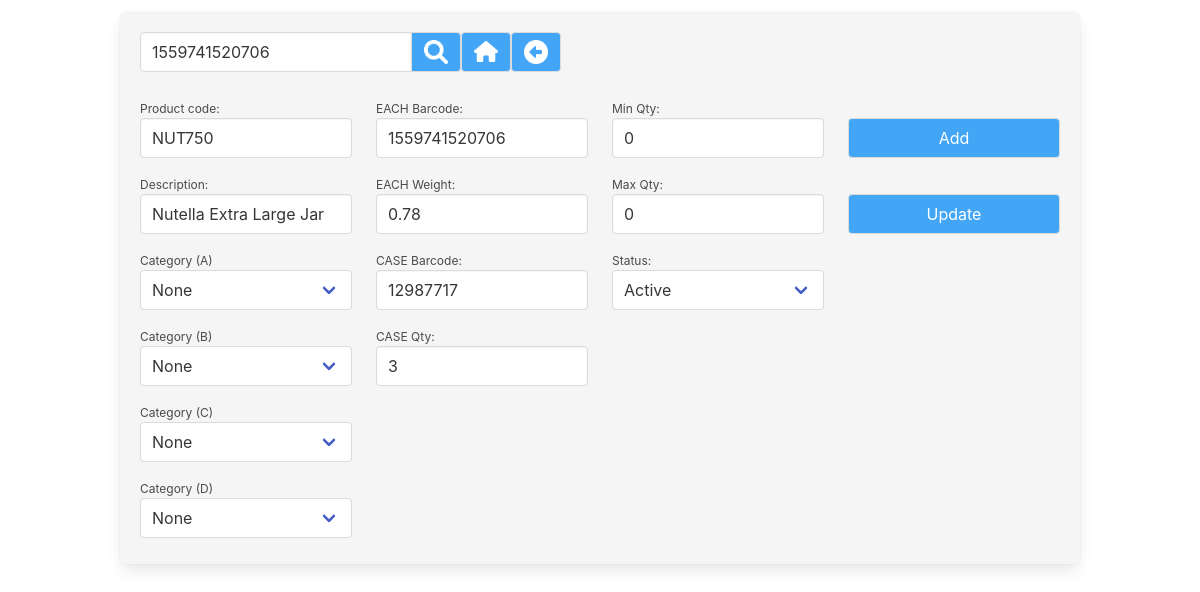
The page /geb_view_mgr_products.php?product=1559741520706 (signed in) on the database its author committed.
### tables this page shows
CREATE TABLE "geb_product" (
	"prod_pkey"	INTEGER,
	"prod_code"	TEXT,
	"prod_desc"	TEXT,
	"prod_category_a"	INTEGER DEFAULT 0,
	"prod_category_b"	INTEGER DEFAULT 0,
	"prod_category_c"	INTEGER DEFAULT 0,
	"prod_category_d"	INTEGER DEFAULT 0,
	"prod_mimic"	INTEGER DEFAULT 0,
	"prod_each_barcode"	TEXT,
	"prod_each_barcode_mimic"	TEXT,
	"prod_each_weight"	TEXT,
	"prod_case_barcode"	INTEGER,
	"prod_case_barcode_mimic"	NUMERIC,
	"prod_case_qty"	REAL DEFAULT 0,
	"prod_case_qty_mimic"	TEXT DEFAULT 0,
	"prod_min_qty"	INTEGER DEFAULT 0,
	"prod_max_qty"	INTEGER DEFAULT 0,
	"prod_disabled"	INTEGER DEFAULT 0,
	PRIMARY KEY("prod_pkey" AUTOINCREMENT)
);

### lib_login.php (called while the page is built, shortened)
<?php
class Login
{
	private $user_is_logged_in = false;
	public function is_session_started()
	{
		if (php_sapi_name() !== 'cli' )
		{
			if ( version_compare(phpversion(), '5.4.0', '>=') )
			{
				return session_status() === PHP_SESSION_ACTIVE ? TRUE : FALSE;
			}
		}
		return FALSE;
	}
	private function loginWithSessionData()
	{
		$this->user_is_logged_in = true;
	}
	public function isUserLoggedIn()
	{
		return $this->user_is_logged_in;
	}
}

### geb_view_mgr_products.php (the view, shortened to what this page needs)
<?php
require_once('lib_login.php');
$login = new Login();
if ($login->isUserLoggedIn() == true)
{
	require_once('lib_system.php');
	if (is_it_enabled($_SESSION['menu_mgr_products']))
	{
		require_once("lib_db_conn.php");
		$product_or_barcode		=	"";
		if (isset($_GET["product"]))
		{
			$product_or_barcode		=	trim($_GET["product"]);
		}
?>
<!DOCTYPE html>
<html lang="en">
<head>
	<link rel="stylesheet" href="css/bulma.css">
	<link rel="stylesheet" href="css/custom.css">
</head>
<body>
<?php
		echo '<div class="blank_space_12px"></div>';
		echo '<section class="section is-paddingless">';
		echo	'<div class="container box has-background-light">';
		$page_form	=	'';
		$page_form	.=	'<form action="geb_view_mgr_products.php" name="product_form" id="product_form" method="get">';
			$page_form	.=	'<div class="field has-addons">';
				$page_form	.=	'<p class="control">';
				$page_form	.=		'<input class="input" type="text" id="product" name="product" placeholder="' . $mylang['product_code'] . '" value="' . $product_or_barcode . '">';
				$page_form	.=	'</p>';
				$page_form	.=	'<p class="control">';
				$page_form	.=		'<button class="button manager_class iconSearch" style="width:50px;" type="submit"></button>';
				$page_form	.=	'</p>';
			$page_form	.=	'</div>';
		$page_form	.=	'</form>';
		$page_form	.=	'<p class="control">';
		$menu_link	=	"'index.php'";
		$page_form	.=		'<button class="button manager_class iconHome" style="width:50px;" onClick="open_link(' . $menu_link . ');"></button>';
		$page_form	.=	'</p>';
		$page_form	.=	'<p class="control">';
		$page_form	.=		'<button class="button manager_class iconBackArrow" style="width:50px;" onClick="goBack();"></button>';
		$page_form	.=	'</p>';
				echo '<nav class="level">
					<div class="level-left">
					<div class="level-item">
				' . $page_form . '
					</div>
					</div>
				</nav>';
	try
	{
		$is_barcode	=	false;
		if (is_numeric($product_or_barcode))	{	$is_barcode	=	true;	}
		$sql	=	'
			SELECT
			*
			FROM
			geb_product
			WHERE
		';
		if ($is_barcode)
		{
			$sql	.=	' prod_each_barcode = :iprod_each_bar OR prod_case_barcode = :iprod_case_bar ';
		}
		else
		{
			$sql	.=	' prod_code = :iprod_code ';
		}
		$columns_html	=	'';
		$prod_pkey			=	0;
		$prod_code			=	"";
		$prod_desc			=	"";
		$prod_category_a	=	0;
		$prod_category_b	=	0;
		$prod_category_c	=	0;
		$prod_category_d	=	0;
		$prod_each_barcode	=	"";
		$prod_each_weight	=	"";
		$prod_case_barcode	=	"";
		$prod_case_qty		=	0;
		$prod_min_qty		=	0;
		$prod_max_qty		=	0;
		$prod_disabled		=	0;
		$category_arr		=	array();
		if ($stmt = $db->prepare($sql))
		{
			if ($is_barcode)
			{
				$stmt->bindValue(':iprod_each_bar',	$product_or_barcode,	PDO::PARAM_STR);
				$stmt->bindValue(':iprod_case_bar',	$product_or_barcode,	PDO::PARAM_STR);
			}
			else
			{
				$stmt->bindValue(':iprod_code',	$product_or_barcode,		PDO::PARAM_STR);
			}
			$stmt->execute();
			while($row = $stmt->fetch(PDO::FETCH_ASSOC))
			{
				$prod_pkey				=	leave_numbers_only($row['prod_pkey']);
				$prod_code				=	trim($row['prod_code']);
				$prod_desc				=	trim($row['prod_desc']);
				$prod_category_a		=	leave_numbers_only($row['prod_category_a']);
				$prod_category_b		=	leave_numbers_only($row['prod_category_b']);
				$prod_category_c		=	leave_numbers_only($row['prod_category_c']);
				$prod_category_d		=	leave_numbers_only($row['prod_category_d']);
				$prod_each_barcode		=	trim($row['prod_each_barcode']);
				$prod_each_weight		=	trim($row['prod_each_weight']);
				$prod_case_barcode		=	trim($row['prod_case_barcode']);
				$prod_case_qty			=	leave_numbers_only($row['prod_case_qty']);
				$prod_min_qty			=	leave_numbers_only($row['prod_min_qty']);
				$prod_max_qty			=	leave_numbers_only($row['prod_max_qty']);
				$prod_disabled			=	leave_numbers_only($row['prod_disabled']);
			}
			$sql	=	'
					SELECT
					cat_a_pkey,
					cat_a_name,
					cat_b_pkey,
					cat_b_name,
					cat_b_a_level,
					cat_c_pkey,
					cat_c_name,
					cat_c_b_level,
					cat_d_pkey,
					cat_d_name,
					cat_d_c_level
					FROM geb_category_a
					LEFT JOIN geb_category_b ON geb_category_a.cat_a_pkey = geb_category_b.cat_b_a_level
					LEFT JOIN geb_category_c ON geb_category_b.cat_b_pkey = geb_category_c.cat_c_b_level
					LEFT JOIN geb_category_d ON geb_category_c.cat_c_pkey = geb_category_d.cat_d_c_level
			';
			if ($stmt = $db->prepare($sql))
			{
				$stmt->execute();
				while($row = $stmt->fetch(PDO::FETCH_ASSOC))
				{
					$category_arr[]	=	$row;
				}
			}
			$category_A_options = [];
			$category_B_options = [];
			$category_C_options = [];
			$category_D_options = [];
			foreach ($category_arr as $category)
			{
				$category_A_options[$category['cat_a_pkey']] = $category['cat_a_name'];
			}
			$category_a_html	=	generate_select_options($category_A_options, leave_numbers_only($prod_category_a), $mylang['none']);
			$category_b_html	=	generate_select_options($category_B_options, leave_numbers_only($prod_category_b), $mylang['none']);
			$category_c_html	=	generate_select_options($category_C_options, leave_numbers_only($prod_category_c), $mylang['none']);
			$category_d_html	=	generate_select_options($category_D_options, leave_numbers_only($prod_category_d), $mylang['none']);
			$columns_html	.=	'<div class="columns">';
			$columns_html	.=	'<div class="column is-3">';
			$status_options =
			[
				0 => $mylang['active'],
				1 => $mylang['disabled'],
			];
			$status_html = '';
			foreach ($status_options as $value => $label)
			{
				$selected = ($prod_disabled == $value) ? ' selected' : '';
				$status_html .= '"<option value="' . $value . '" ' . $selected . '>' . $label . ' </option>"';
			}
			$details_html	=	'
<div class="field" style="'. $box_size_str .'">
	<p class="help">' . $mylang['product_code'] . ':</p>
	<div class="control">
		<input id="id_product_code" class="input is-normal" type="text" placeholder="e.g. CLSPMRD" value="'. $prod_code .'" name="id_product_code" required>
	</div>
</div>
<div class="field" style="'. $box_size_str .'">
	<p class="help">' . $mylang['description'] . ':</p>
	<div class="control">
		<input id="id_product_description" class="input is-normal" type="text" placeholder="Collection Sports Medium Red" value="'. $prod_desc . '" name="id_product_description">
	</div>
</div>
<div class="field" style="' . $box_size_str . '">
	<p class="help">' .	$mylang['category'] . ' (A)</p>
	<div class="field is-narrow">
	  <div class="control">
		<div class="select is-fullwidth">
			<select id="id_category_a">' . $category_a_html . '
			</select>
		</div>
	  </div>
	</div>
</div>
<div class="field" style="' . $box_size_str . '">
	<p class="help">' .	$mylang['category'] . ' (B)</p>
	<div class="field is-narrow">
	  <div class="control">
		<div class="select is-fullwidth">
			<select id="id_category_b">' . $category_b_html . '
			</select>
		</div>
	  </div>
	</div>
</div>
<div class="field" style="' . $box_size_str . '">
	<p class="help">' .	$mylang['category'] . ' (C)</p>
	<div class="field is-narrow">
	  <div class="control">
		<div class="select is-fullwidth">
			<select id="id_category_c">' . $category_c_html . '
			</select>
		</div>
	  </div>
	</div>
</div>
<div class="field" style="' . $box_size_str . '">
	<p class="help">' .	$mylang['category'] . ' (D)</p>
	<div class="field is-narrow">
	  <div class="control">
		<div class="select is-fullwidth">
			<select id="id_category_d">' . $category_d_html . '
			</select>
		</div>
	  </div>
	</div>
</div>
';
			$columns_html	.=	$details_html;
			$columns_html	.=	'</div>';
			$columns_html	.=	'<div class="column is-3">';
			$details_html	=	'
<div class="field" style="'. $box_size_str .'">
	<p class="help">' . $mylang['each_barcode'] . ':</p>
	<div class="control">
		<input id="id_each_barcode" class="input is-normal" type="text" placeholder="87341285732154" value="'. $prod_each_barcode .'" name="id_each_barcode">
	</div>
</div>
<div class="field" style="'. $box_size_str .'">
	<p class="help">' . $mylang['each_weight'] . ':	</p>
	<div class="control">
		<input id="id_each_weight" class="input is-normal" type="text" placeholder="4.25" value="'. $prod_each_weight . '" name="id_each_weight">
	</div>
</div>
<div class="field" style="'. $box_size_str .'">
	<p class="help">' . $mylang['case_barcode'] . ':</p>
	<div class="control">
		<input id="id_case_barcode" class="input is-normal" type="text" placeholder="51682361869185" value="'. $prod_case_barcode. '" name="id_case_barcode">
	</div>
</div>
<div class="field" style="'. $box_size_str .'">
	<p class="help">' . $mylang['case_qty'] . ':</p>
	<div class="control">
		<input id="id_case_qty" class="input is-normal" type="text" placeholder="12" value="'. $prod_case_qty. '" name="id_case_qty">
	</div>
</div>';
			$columns_html	.=	$details_html;
			$details_html	=	"";
			$columns_html	.=	'</div>';
			$columns_html	.=	'<div class="column is-3">';
			$columns_html	.=	'
<div class="field" style="'. $box_size_str .'">
	<p class="help">' . $mylang['min_qty'] . ':</p>
	<div class="control">
		<input id="id_min_qty" class="input is-normal" type="text" placeholder="20" value="'. $prod_min_qty . '" name="id_min_qty">
	</div>
</div>
<div class="field" style="'. $box_size_str .'">
	<p class="help">' . $mylang['max_qty'] . ':</p>
	<div class="control">
		<input id="id_max_qty" class="input is-normal" type="text" placeholder="100" value="'. $prod_max_qty . '" name="id_max_qty">
	</div>
</div>
<div class="field" style="'. $box_size_str .'">
	<p class="help">' . $mylang['status'] . ':</p>
	<div class="field is-narrow">
	  <div class="control">
		<div class="select is-fullwidth">
			<select id="id_disabled" name="id_disabled">' . $status_html . '
			</select>
		</div>
	  </div>
	</div>
</div>
';
			$columns_html	.=	'</div>';
			$columns_html	.=	'<div class="column is-3">';
if (can_user_add($_SESSION['menu_mgr_products']))
{
	$details_html	.=	'
	<div class="field" style="'. $box_size_str .'">
		<p class="help">&nbsp;</p>
		<div class="control">
			<button class="button manager_class is-fullwidth"  onclick="add_product();">' . $mylang['add'] . '</button>
		</div>
	</div>';
}
if (can_user_update($_SESSION['menu_mgr_products']))
{
	$details_html	.=	'
	<div class="field" style="'. $box_size_str .'">
		<p class="help">&nbsp;</p>
		<div class="control">
			<button class="button manager_class is-fullwidth"  onclick="update_product();">' . $mylang['update'] . '</button>
		</div>
	</div>';
}
$details_html	.=	'
<div class="field" style="'. $box_size_str .'">
	<p class="help">&nbsp;</p>
	<div class="control">
		<input id="id_hidden" class="input is-normal" type="hidden" value="' . $prod_pkey . '">
	</div>
</div>';
			$columns_html	.=	$details_html;
			$columns_html	.=	'</div>';
			$columns_html	.=	'</div>';
			echo	$columns_html;
		}
		else
		{
			echo 'Details Query Failed!';
		}
	}
	catch(PDOException $e)
	{
		print_message(1, $e->getMessage());
	}
		echo '</div>';
	echo '</section>';
	}
	else
	{
		include('not_logged_in.php');
	}
}
else
{
    include('not_logged_in.php');
}
?>
</body>
</html>

### css/custom.css (style rules this page uses)
.manager_class { background-color: #42A5F5; color: white; }
.blank_space_12px { display: block; height: 12px; }
.iconBackArrow { background-image: url(../images/icon_back.png); background-repeat: no-repeat; background-position: center; background-size: 24px; }
.iconHome { background-image: url(../images/icon_home.png); background-repeat: no-repeat; background-position: center; background-size: 24px; }
.iconSearch { background-image: url(../images/icon_search.png); background-repeat: no-repeat; background-position: center; background-size: 24px; }

### rows shown on the page
geb_product: id_product_code "NUT750", id_product_description "Nutella Extra Large Jar", prod_category_a "None", prod_category_b+prod_category_c "None", prod_category_c "None", prod_category_d+prod_category_c "None", id_each_barcode "1559741520706", id_each_weight "0.78", id_case_barcode "12987717", id_case_qty "3", id_min_qty "0", id_max_qty "0"

### other values the page prints
$mylang['product_code'] "Product code"
$mylang['description'] "Description"
$mylang['category'] "Category"
$mylang['each_barcode'] "EACH Barcode"
$mylang['each_weight'] "EACH Weight"
$mylang['case_barcode'] "CASE Barcode"
$mylang['case_qty'] "CASE Qty"
$mylang['min_qty'] "Min Qty"
$mylang['max_qty'] "Max Qty"
$mylang['status'] "Status"
$mylang['add'] "Add"
$mylang['update'] "Update"
form field id_disabled "Active"
